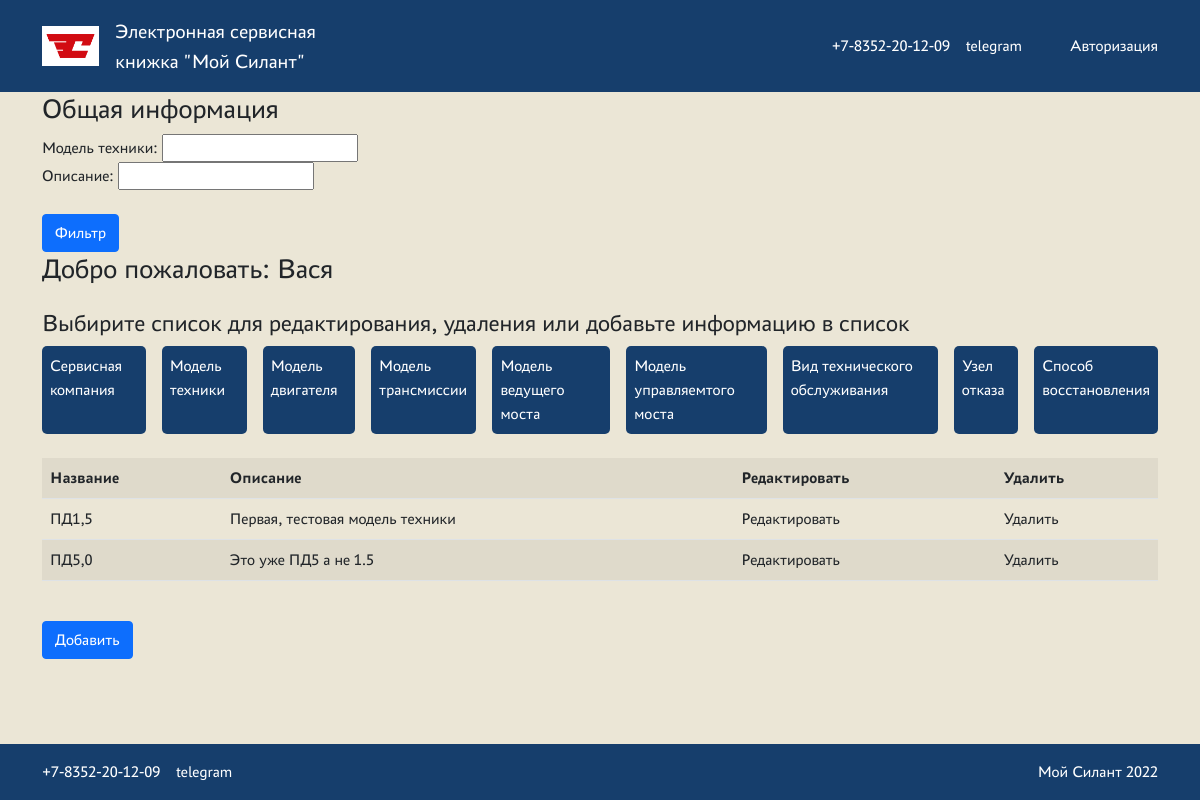
Page /machinemodel/ (signed in) on the committed database.
### src/models.py (models this page shows, shortened)
class MachineModel(models.Model):
    name = models.TextField(verbose_name="Модель техники")
    description = models.TextField(blank=True, verbose_name="Описание")
    class Meta:
        verbose_name = "Модель техники"

### src/views.py (the view)
# urls.py: path("machinemodel/", MachineModelListView.as_view(), name="machinemodel"),
class MachineModelListView(PermissionRequiredMixin, ListView):
    permission_required = ("src.view_machinemodel",)
    model = MachineModel
    context_object_name = "machinemodel"
    template_name = "./lists/machinemodel_list.html"
    queryset = MachineModel.objects.all()
    login_url = "/"
    def get_context_data(self, *args, **kwargs):
        context = super().get_context_data(**kwargs)
        context["filter"] = MachineModelFilter(self.request.GET, queryset=self.get_queryset())
        return context

### templates/lists/machinemodel_list.html
<!DOCTYPE html>
{% extends "default.html" %}
{% load static %}
{% block content %}
    <section class="claim">
        <h3 class="heading"> Общая информация</h3>
        <form method="GET">
            {{ filter.form }}
            <div>
                <input class="btn btn-primary mt-4" type="submit" value="Фильтр">
            </div>
        </form>
        <h3 class="heading">Добро пожаловать: {{ request.user.first_name }}</h3>
        <h4 class="search__description mt-4">
            Выбирите список для редактирования, удаления или добавьте информацию в список
        </h4>
        <nav class="btn-wrapper">
            <ul class="nav-btns">
                <li class="nav-item">
                    <a href="/servicecompany/">Сервисная компания</a>
                </li>
                <li class="nav-item">
                    <a href="/machinemodel/">Модель техники</a>
                </li>
                <li class="nav-item">
                    <a href="/enginemodel/">Модель двигателя</a>
                </li>
                <li class="nav-item">
                    <a href="/transmissionmodel/">Модель трансмиссии</a>
                </li>
                <li class="nav-item">
                    <a href="/daxlemodel/">Модель ведущего моста</a>
                </li>
                <li class="nav-item">
                    <a href="/saxlemodel/">Модель управляемтого моста</a>
                </li>
                <li class="nav-item">
                    <a href="/maintenancetype/">Вид технического обслуживания</a>
                </li>
                <li class="nav-item">
                    <a href="/breakdownunit/">Узел отказа</a>
                </li>
                <li class="nav-item">
                    <a href="/recovermethod/">Способ восстановления</a>
                </li>
            </ul>
        </nav>
        <div class="table-responsive mt-4">
            <table class="table table-striped">
                <tbody>
                <tr>
                    <th>Название</th>
                    <th>Описание</th>
                    <th>Редактировать</th>
                    <th>Удалить</th>
                </tr>
                {% for m in filter.qs %}
                    <tr id="myUL">
                        <td>{{ m.name }}</td>
                        <td>{{ m.description }}</td>
                        <td><a href="{% url 'edit_machinemodel' m.pk %}">Редактировать</a></td>
                        <td><a href="{% url 'delete_machinemodel' m.pk %}">Удалить</a></td>
                    </tr>
                {% endfor %}
                </tbody>
            </table>
            <div class="btn btn-primary mt-4">
                <a href="{% url 'create_machinemodel' %}">Добавить</a>
            </div>
        </div>
    </section>
{% endblock content %}

### static/css/styles.css (style rules this page uses)
:root { --color-primary: #163E6C; --color-secondary: #EBE6D6; --color-danger: #D20A11; --color-text-primary: #FFFFFF; }
*, *:before, *:after { margin: 0; padding: 0; box-sizing: border-box; }
a { text-decoration: none; color: inherit; }
ul,li { list-style-type: none; margin: 0; padding: 0; }
body { font-family: "PT Astra Sans"; margin: 0; display: flex; flex-direction: column; min-height: 100vh; }
.nav-btns { display: flex; gap: 1rem; }
.nav-item { background-color: var(--color-primary); color: var(--color-text-primary); padding: 0.5rem; border-radius: 5px; }

### rows in the picture
MachineModel: name "ПД1,5", description "Первая, тестовая модель техники"
MachineModel: name "ПД5,0", description "Это уже ПД5 а не 1.5"

### other values in the picture
{{ request.user.first_name }} "Вася"
